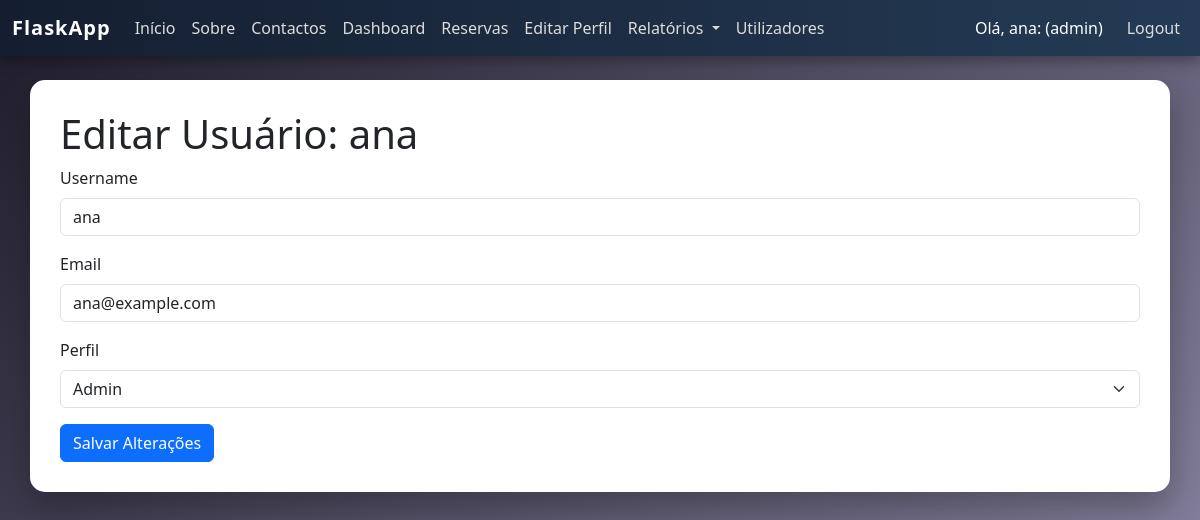
Page /users/edit/1 (signed in) on the committed database.
### tables this page shows
CREATE TABLE users (
    id INTEGER PRIMARY KEY AUTOINCREMENT,
    username TEXT UNIQUE NOT NULL,
    email TEXT UNIQUE NOT NULL,
    password TEXT NOT NULL,
    perfil TEXT NOT NULL DEFAULT "user"
);

### app.py (the view)
@app.route("/users/edit/<int:id>")
@admin_required
def edit_user(id):
    db = get_db()
    user = db.execute("SELECT * FROM users WHERE id=?", (id,)).fetchone()
    return render_template("edit_user.html", user=user)

### app.py (called while the page is built)
@app.context_processor
def inject_recursos_dropdown():
    db = get_db()
    recursos = db.execute("SELECT * FROM recursos ORDER BY nome").fetchall()
    return {"recursos_dropdown": recursos}

def admin_required(f):
    @wraps(f)
    def wrapper(*args, **kwargs):
        if "user_id" not in session:
            return redirect("/login")
        if session.get("perfil") != "admin":
            session["msg"] = "Acesso restrito a administradores."
            return redirect("/reservas")
        return f(*args, **kwargs)
    return wrapper

def get_db():
    if "db" not in g:
        g.db = sqlite3.connect("database.db")
        g.db.row_factory = sqlite3.Row
    return g.db

### Templates/edit_user.html (shortened to what this page needs)
{% extends "base.html" %}
{% block content %}
    <h1>Editar Usuário: {{ user.username }}</h1>
    <form method="POST">
        <div class="mb-3">
            <label for="username" class="form-label">Username</label>
            <input type="text" class="form-control" id="username" name="username" value="{{ user.username }}" required>
        </div>
        <div class="mb-3">
            <label for="email" class="form-label">Email</label>
            <input type="email" class="form-control" id="email" name="email" value="{{ user.email }}" required>
        </div>
        <div class="mb-3">
            <label for="perfil" class="form-label">Perfil</label>
            <select class="form-select" id="perfil" name="perfil">
                <option value="admin" {% if user.perfil == "admin" %}selected{% endif %}>Admin</option>
            </select>
        </div>
        <button type="submit" class="btn btn-primary">Salvar Alterações</button>
    </form>
{% endblock %}

### Templates/base.html (shortened to what this page needs)
<!DOCTYPE html>
<html lang="pt">
<head>
    <link href="https://cdn.jsdelivr.net/npm/bootstrap@5.3.0/dist/css/bootstrap.min.css" rel="stylesheet">
    <link href="https://cdn.jsdelivr.net/npm/bootstrap-icons@1.11.3/font/bootstrap-icons.css" rel="stylesheet">
    <link rel="stylesheet" href="{{ url_for('static', filename='css/style.css') }}">
</head>
<body class="bg-light">
<nav class="navbar navbar-expand-lg navbar-dark bg-dark">
    <div class="container-fluid">
        <a class="navbar-brand" href="/">FlaskApp</a>
        <ul class="navbar-nav me-auto">
            <li class="nav-item"><a class="nav-link" href="/">Início</a></li>
            <li class="nav-item"><a class="nav-link" href="/sobre">Sobre</a></li>
            <li class="nav-item"><a class="nav-link" href="/contactos">Contactos</a></li>
            {% if session.get("user_id") %}
                {% if session.get("perfil") == "admin" %}
                    <li class="nav-item">
                        <a class="nav-link" href="/area_privada">Dashboard</a>
                    </li>
                {% endif %}
                <li class="nav-item">
                    <a class="nav-link" href="/reservas">Reservas</a>
                </li>
                <li class="nav-item">
                    <a class="nav-link" href="/editar-perfil">Editar Perfil</a>
                </li>
                <li class="nav-item dropdown">
                    <a class="nav-link dropdown-toggle" href="#" role="button" data-bs-toggle="dropdown">
                        Relatórios
                    </a>
                </li>
                {% if session.get("perfil") == "admin" %}
                    <li class="nav-item">
                        <a class="nav-link" href="/users">Utilizadores</a>
                    </li>
                {% endif %}
            {% endif %}
        </ul>
        <ul class="navbar-nav ms-auto">
            {% if session.get("user_id") %}
                <li class="nav-item">
                    <label class="navbar-text text-white me-3">
                        Olá, {{ session.username }}: ({{ session.perfil }})
                    </label>
                </li>
                <li class="nav-item"><a class="nav-link" href="/logout">Logout</a></li>
            {% else %}
                <li class="nav-item"><a class="nav-link" href="/login">Login</a></li>
            {% endif %}
        </ul>
    </div>
</nav>
<div class="container mt-4">
    {% block content %}{% endblock %}
</div>
</body>
</html>

### Static/css/style.css (style rules this page uses)
body { background: linear-gradient(135deg,#1f1c2c,#928dab); font-family: 'Segoe UI', Tahoma, Geneva, Verdana, sans-serif; min-height:100vh; }
.navbar { background: linear-gradient(90deg,#141e30,#243b55) !important; box-shadow:0 4px 15px rgba(0,0,0,0.4); }
.navbar-brand { font-weight:bold; letter-spacing:1px; color:#ffffff !important; }
.navbar-nav .nav-link { color:#dcdcdc !important; transition:0.3s; }
.container { background:white; padding:30px; border-radius:15px; box-shadow:0 15px 35px rgba(0,0,0,0.3); }
.navbar-text { font-weight:500; color:#ffffff !important; }
.container { animation:fadein 0.5s ease; }

### rows in the picture
users: username "ana", perfil "admin", email "ana@example.com", perfil "Admin"
